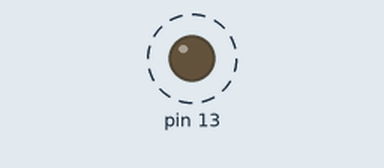
A sketch run on a simulated Arduino Uno, built with avr-gcc and run on an emulated ATmega328P. Parts: output pins drawn as LEDs (lit = HIGH). Dashed ring = blinking.

Above: at 0.06 s.
Timing chart, 0 to 3.0 s (numbered marks = the images above):
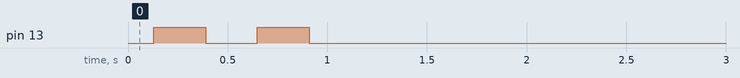

The sketch:

Blink222.ino
```cpp
#include <myBlink.h>
#include <Arduino.h>
myBlink pin(13);

void setup() {


}


void loop() {
  pin.myblink(ON,1,2);
  //pin.myblink(ON,3);
  //pin.myblink(ON);

}
```

myBlink.cpp
```cpp
#include <Arduino.h>
#include "myBlink.h"
myBlink::myBlink(int pin) {
	pinMode(pin, OUTPUT);
	pinNumber = pin;
}

void myBlink::myblink(bool value, int blinklength, int blinkloops)
{
	//ssssss;

	for (;currentloop < blinkloops; currentloop = currentloop+1)
	{
		if (currentloop >= blinkloops)
		{
			while (1)
			{
				;
			}
		}
		if (value == ON)
		{

			for (int a = 0; a <= 255; a++) {
				analogWrite(pinNumber, a);
				delay(blinklength);
			}
			for (int a = 255; a >= 0; a--) {
				analogWrite(pinNumber, a);
				delay(blinklength);
			}

		}
		else {
			digitalWrite(pinNumber, LOW);
		}
	}
}

void myBlink::myblink(bool value)
{
	if (value == ON)
	{
		for (int a = 0; a <= 255; a++) {
			analogWrite(pinNumber, a);
			delay(8);
		}
		for (int a = 255; a >= 0; a--) {
			analogWrite(pinNumber, a);
			delay(8);
		}
	}
	else {
		digitalWrite(pinNumber, LOW);
	}
}

void myBlink::myblink(bool value, int blinklength)
{
	if (value == ON)
	{
		for (int a = 0; a <= 255; a++) {
			analogWrite(pinNumber, a);
			delay(blinklength);
		}
		for (int a = 255; a >= 0; a--) {
			analogWrite(pinNumber, a);
			delay(blinklength);
		}
	}
	else {
		digitalWrite(pinNumber, LOW);
	}
}
```

myBlink.h
```cpp
#ifndef myBlink_h
#define myBlink_h

#include <Arduino.h>
#define ON true
#define OFF false

class myBlink
{
	public:
		myBlink(int pin);
		void myblink(bool value, int blinklength, int blinkloops);
		void myblink(bool value, int blinklength);
		void myblink(bool value);
	private:
		uint8_t pinNumber;
		int currentloop;

};

#endif
```

Measured:
- by itself, pin 13: alternates HIGH for 0.26 s and LOW for 0.26 s, 4 changes in all, then stays LOW
